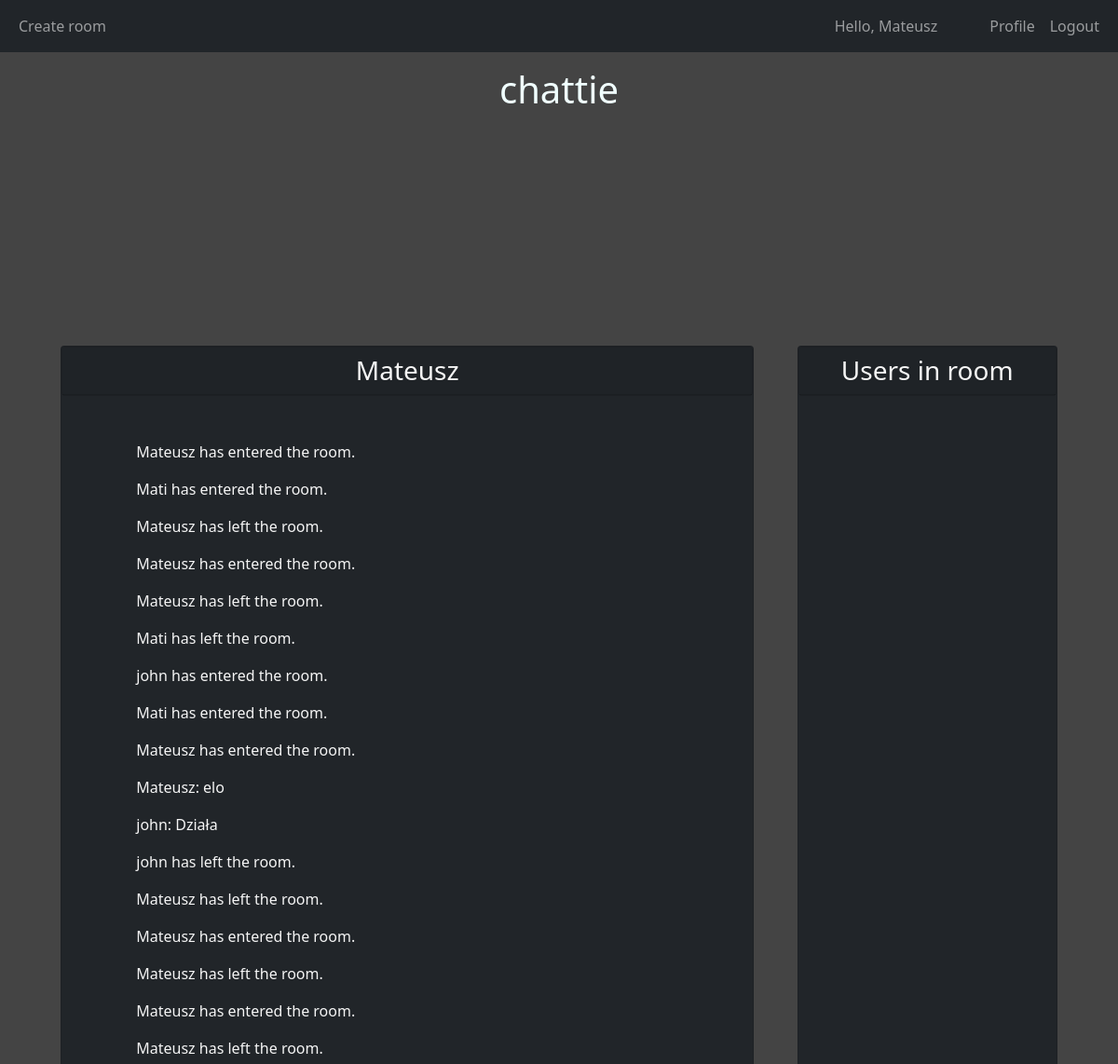
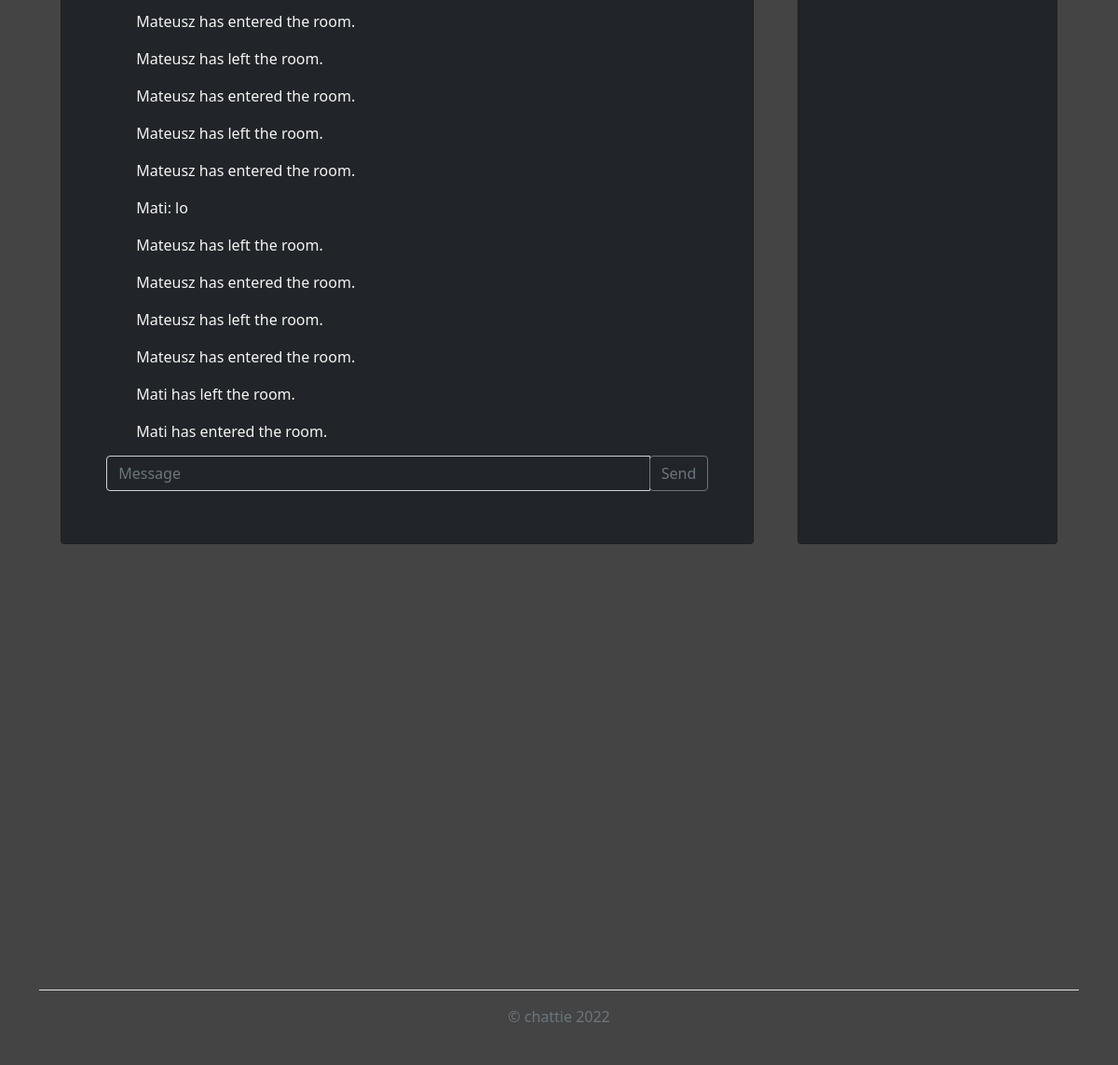
The app's page /chat?room_name=Mateusz (signed in) with its own data (2 pictures, top to bottom).
### chattie/models.py (models this page shows, shortened)
class User(db.Model, UserMixin):
    __tablename__ = 'user'
    id = db.Column(db.Integer, primary_key=True)
    username = db.Column(db.String(20), unique=True, nullable=False)
    email = db.Column(db.String(120), unique=True, nullable=False)
    image_file = db.Column(db.String(20), nullable=False, default='default.jpg')
    password = db.Column(db.String(60), nullable=False)
    created = db.Column(db.DateTime, nullable=False, default=datetime.utcnow)
    room_id = db.Column(db.Integer, db.ForeignKey('room.id'))
    message_id = db.Column(db.Integer, db.ForeignKey('message.id'))
    rooms = db.relationship('Room', foreign_keys=[room_id])
    messages = db.relationship('Message', foreign_keys=[message_id])

class Room(db.Model):
    __tablename__ = 'room'
    id = db.Column(db.Integer, primary_key=True)
    name = db.Column(db.String(20), nullable=False, unique=True)
    message_id = db.Column(db.Integer, db.ForeignKey('message.id'))
    participants = db.relationship('User', secondary=user_identifier)
    messages = db.relationship('Message', foreign_keys=[message_id], cascade="all,delete")
    creator_id = db.Column(db.Integer, db.ForeignKey('user.id'), nullable=False)
    created = db.Column(db.DateTime, nullable=False, default=datetime.utcnow)

class Message(db.Model):
    __tablename__ = 'message'
    id = db.Column(db.Integer, primary_key=True)
    username = db.Column(db.String(20), db.ForeignKey('user.username'))
    roomname = db.Column(db.String(20), db.ForeignKey('room.name'), nullable=False)
    message = db.Column(db.String(1000), nullable=False)
    created = db.Column(db.DateTime, nullable=False, default=datetime.utcnow)
    user = db.relationship('User', foreign_keys=[username])
    room = db.relationship('Room', foreign_keys=[roomname])

### chattie/routes.py (the view)
@app.route("/chat", methods=['GET', 'POST'])
@login_required
def room():
    room_name = request.args.get('room_name')
    room = Room.query.filter_by(name=room_name).first()
    messages = Message.query.filter_by(room=room)
    users = room.participants
    return render_template('room.html',
                           title=room.name,
                           room=room,
                           messages=messages,
                           users=users)

### chattie/models.py (called while the page is built)
@login_manager.user_loader
def load_user(user_id):
    return User.query.get(int(user_id))

### chattie/templates/room.html (shortened to what this page needs)
{% extends "main.html" %}
{% block content %}
<div class="container d-flex justify-content-around my-auto">
    <div class="card col-md-8 bg-dark">
        <div class="card text-center bg-dark">
            <h3 class=" fw-normal card-text card-header ">{{room.name}}</h3>
        </div>
        <div class="p-5">
            <ul id="messages" class="mh-50 overflow-auto">
                {% for message in messages %}
                    <p>
                        {% if message.username %}
                            {{ message.username }}:
                        {% endif %}
                        {{ message.message }}
                    </p>
                {% endfor %}
            </ul>
            <form onsubmit="return false">
                <div class="my-2 input-group">
                    <input type="text" class="form-control bg-dark text-white" placeholder="Message" id="myMessage">
                    <div class="input-group-append">
                        <button id="sendbutton" class="btn btn-outline-secondary">Send</button>
                    </div>
                </div>
            </form>
        </div>
    </div>
    <div class="card col-md-3 bg-dark">
        <div class="card text-center bg-dark">
            <h3 class=" fw-normal card-text card-header">Users in room</h3>
        </div>
        <div class="p-5" id="room_users">
        </div>
    </div>
</div>
{% endblock %}

### chattie/templates/main.html (shortened to what this page needs)
<!DOCTYPE html>
<html lang="en">
<head>
    <link href="https://cdn.jsdelivr.net/npm/bootstrap@5.1.3/dist/css/bootstrap.min.css" rel="stylesheet">
    <link rel="stylesheet" type="text/css" href="{{ url_for('static', filename='css/main.css') }}">
</head>
<body class='d-flex flex-column min-vh-100'>
    {% include "layout/navbar.html" %}
    {% include "layout/logo.html" %}
        {% block content %}
        {% endblock %}
    {% include "layout/footer.html" %}
</body>
</html>

### chattie/templates/layout/navbar.html (shortened to what this page needs)
{% if current_user.is_authenticated %}
  <nav class="navbar navbar-expand-lg navbar-dark  bg-dark">
    <div class="container-fluid">
      <div class="collapse navbar-collapse" id="navbarSupportedContent">
      <ul class="navbar-nav me-auto mb-2 mb-lg-0">
        <li class='nav-item'>
          <a class='nav-link' href="{{ url_for('create_room') }}">Create room</a>
        </li>
      </ul>
        <ul class="navbar-nav ms-auto mb-2 mb-lg-0">
          <li>
            <p class="navbar-text me-5 my-auto">Hello, {{current_user.username}}</p>
          </li>
          <li class="nav-item">
            <a class="nav-link" href="#">Profile</a>
          </li>
          <li>
            <a class="nav-link" href="{{ url_for('logout') }}">Logout</a>
          </li>
        </ul>
      </div>
    </div>
  </nav>
{% endif %}

### chattie/templates/layout/logo.html
<div id="logo" class="my-3">
    <h1><a href="/">chattie</a></h1>
</div>

### chattie/templates/layout/footer.html
<div class="container mt-auto">
  <footer class="d-flex flex-wrap py-3 my-4 border-top">
    <div class="col-md-12 d-flex">
      <div class="text-muted ms-auto me-auto">© chattie 2022</div>
    </div>
  </footer>
</div>

### chattie/static/css/main.css (style rules this page uses)
body { background-color: #444; color: whitesmoke; }
#logo { text-align: center; }
a { color: azure; text-decoration: none; }
.mh-50 { max-height: 50vh; }

### records on screen
User: username "Mateusz"
Room: name "Mateusz"
Message: message "Mateusz has entered the room."
Message: message "Mati has entered the room."
Message: message "Mateusz has left the room."
Message: message "Mateusz has entered the room."
Message: message "Mateusz has left the room."
Message: message "Mati has left the room."
Message: message "john has entered the room."
Message: message "Mati has entered the room."
Message: message "Mateusz has entered the room."
Message: username "Mateusz", message "elo"
Message: username "john", message "Działa"
Message: message "john has left the room."
Message: message "Mateusz has left the room."
Message: message "Mateusz has entered the room."
Message: message "Mateusz has left the room."
Message: message "Mateusz has entered the room."
Message: message "Mateusz has left the room."
Message: message "Mateusz has entered the room."
Message: message "Mateusz has left the room."
Message: message "Mateusz has entered the room."
Message: message "Mateusz has left the room."
Message: message "Mateusz has entered the room."
Message: username "Mati", message "lo"
Message: message "Mateusz has left the room."
Message: message "Mateusz has entered the room."
Message: message "Mateusz has left the room."
Message: message "Mateusz has entered the room."
Message: message "Mati has left the room."
Message: message "Mati has entered the room."
